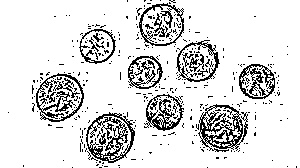
#> input picture Homework 1/Morphology/Source/coins1_adaptive_threshold.jpg, 300 x 168 px; its folder holds only this picture in this run
$ python 5_Morphology.py
#> lines starting #> are read from the running program, lines starting #| are printed output that depends on the picture
# ================================================================
# BINARY IMAGE MORPHOLOGICAL OPERATIONS
# ================================================================
#
# This program reads binary images from a folder and applies:
#
#   1. Erosion
#   2. Dilation
#   3. Opening
#   4. Closing
#   5. Morphological Gradient
#
# The original image and the five processed images are arranged
# into a labeled 2 x 3 comparison image.
#
# IMPORTANT:
# The source images are already binary, so this program does NOT
# convert them to grayscale or apply thresholding.
#
# ================================================================


import cv2
import numpy as np
from pathlib import Path


# ================================================================
# USER SETTINGS
# ================================================================

# Folder containing your binary source images.
#
# Change this to your actual folder location.

INPUT_FOLDER = Path(
    r"C:\Users\Gus\Dropbox\UND School\Fall 2026\ME 566\Homework 1\Morphology\Source"
)


# Folder where the comparison images will be saved.
#
# The program will create this folder if it does not already exist.

OUTPUT_FOLDER = Path(
    r"C:\Users\Gus\Dropbox\UND School\Fall 2026\ME 566\Homework 1\Morphology\Output"
)


# ------------------------------------------------
# MORPHOLOGICAL KERNEL SIZE
# ------------------------------------------------
#
# A 3 x 3 kernel means that each operation examines a
# 3-pixel by 3-pixel neighborhood.
#
# You can change this to:
#
#     (5, 5)
#
# if you want a stronger effect.

KERNEL_SIZE = (3, 3)


# Number of times each operation is performed.
#
# 1 is a good starting point.
# Increasing this makes erosion and dilation more aggressive.

ITERATIONS = 1


# Height of the white label above each image.

LABEL_HEIGHT = 65

# ================================================================
# FIND ALL SOURCE IMAGES
# ================================================================

VALID_EXTENSIONS = {
    ".jpg",
    ".jpeg",
    ".png",
    ".bmp",
    ".tif",
    ".tiff"
}


image_files = [
    file
    for file in INPUT_FOLDER.iterdir()
    if file.is_file()
    and file.suffix.lower() in VALID_EXTENSIONS
]


image_files.sort()


# ================================================================
# CREATE THE MORPHOLOGICAL KERNEL
# ================================================================
#
# The kernel is the small neighborhood that moves across the image
# while OpenCV performs the morphological operation.
#
# MORPH_RECT creates a rectangular kernel.
#
# A 3 x 3 kernel looks like:
#
#       1  1  1
#       1  1  1
#       1  1  1
#

kernel = cv2.getStructuringElement(
    cv2.MORPH_RECT,
    KERNEL_SIZE
)


# ================================================================
# FUNCTION FOR ADDING LABELS
# ================================================================

def add_label(image, title, description):
    """
    Add a white label area above an image.

    title:
        Name of the operation.

    description:
        Short explanation of what the operation does.
    """


    # If the image happens to be stored as a single-channel binary
    # image, convert it to 3 channels ONLY for creating the
    # comparison sheet.
    #
    # This is NOT a grayscale processing step.
    # It simply allows all images and labels to be stacked together.

    if len(image.shape) == 2:

        display_image = cv2.cvtColor(
            image,
            cv2.COLOR_GRAY2BGR
        )

    else:

        display_image = image.copy()


    # ------------------------------------------------------------
    # CREATE WHITE LABEL AREA
    # ------------------------------------------------------------

    label_area = np.full(
        (
            LABEL_HEIGHT,
            display_image.shape[1],
            3
        ),
        255,
        dtype=np.uint8
    )


    # ------------------------------------------------------------
    # WRITE OPERATION NAME
    # ------------------------------------------------------------

    cv2.putText(
        label_area,
        title,

        # Text position
        (10, 25),

        cv2.FONT_HERSHEY_SIMPLEX,

        # Font size
        0.65,

        # Black text
        (0, 0, 0),

        # Thickness
        2,

        cv2.LINE_AA
    )


    # ------------------------------------------------------------
    # WRITE SHORT DESCRIPTION
    # ------------------------------------------------------------

    cv2.putText(
        label_area,
        description,

        (10, 50),

        cv2.FONT_HERSHEY_SIMPLEX,

        0.45,

        (0, 0, 0),

        1,

        cv2.LINE_AA
    )


    # Put the label above the image.

    labeled_image = np.vstack(
        (
            label_area,
            display_image
        )
    )


    return labeled_image


# ================================================================
# PROCESS EVERY IMAGE
# ================================================================

for image_number, image_file in enumerate(
    image_files,
    start=1
):


    print(
        f"Processing {image_number} of {len(image_files)}: "
        f"{image_file.name}"
    )


    # ------------------------------------------------------------
    # LOAD THE ORIGINAL IMAGE
    # ------------------------------------------------------------
    #
    # We are NOT converting it to grayscale or thresholding it.

    original = cv2.imread(
        str(image_file)
    )
#> original is the input picture: shape (168, 300, 3); min 0, max 255, mean 220.2


    # If OpenCV cannot open the image, skip it.

    if original is None:

        print("Could not read image. Skipping.")
        continue


    # ============================================================
    # 1. EROSION
    # ============================================================
    #
    # Erosion SHRINKS white regions.
    #
    # It can:
    #
    #   - remove small white noise
    #   - thin white objects
    #   - enlarge black gaps
    #

    erosion = cv2.erode(
        original,
        kernel,
        iterations=ITERATIONS
    )


    # ============================================================
    # 2. DILATION
    # ============================================================
    #
    # Dilation EXPANDS white regions.
    #
    # It can:
    #
    #   - thicken white objects
    #   - connect nearby white regions
    #   - fill very small black gaps
    #

    dilation = cv2.dilate(
        original,
        kernel,
        iterations=ITERATIONS
    )


    # ============================================================
    # 3. OPENING
    # ============================================================
    #
    # Opening is:
    #
    #       Erosion followed by Dilation
    #
    # It is useful for removing small WHITE objects or white noise
    # while preserving larger objects.

    opening = cv2.morphologyEx(
        original,
        cv2.MORPH_OPEN,
        kernel,
        iterations=ITERATIONS
    )


    # ============================================================
    # 4. CLOSING
    # ============================================================
    #
    # Closing is:
    #
    #       Dilation followed by Erosion
    #
    # It is useful for:
    #
    #   - filling small BLACK holes
    #   - closing small gaps
    #   - connecting nearby white regions
    #

    closing = cv2.morphologyEx(
        original,
        cv2.MORPH_CLOSE,
        kernel,
        iterations=ITERATIONS
    )


    # ============================================================
    # 5. MORPHOLOGICAL GRADIENT
    # ============================================================
    #
    # The morphological gradient is approximately:
    #
    #       Dilation - Erosion
    #
    # This leaves the boundaries or outlines of objects.

    gradient = cv2.morphologyEx(
        original,
        cv2.MORPH_GRADIENT,
        kernel,
        iterations=ITERATIONS
    )
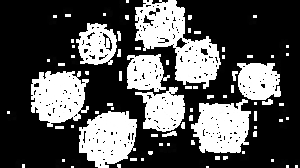
#> gradient: shape (168, 300, 3); min 0, max 255, mean 84.5


    # ============================================================
    # ADD LABELS
    # ================================================================

    original_labeled = add_label(
        original,
        "Original",
        "Unmodified binary image"
    )
#> in add_label, `cv2.putText( label_area, description,  (10, 50),  cv2.FONT_HERSHEY_SIM..`: label_area: shape (65, 300, 3); min 0, max 255, mean 239


    erosion_labeled = add_label(
        erosion,
        "Erosion",
        "Shrinks white regions"
    )
#> in add_label (call 2), `cv2.putText( label_area, description,  (10, 50),  cv2.FONT_HERSHEY_SIM..`: label_area: shape (65, 300, 3); min 0, max 255, mean 240.8


    dilation_labeled = add_label(
        dilation,
        "Dilation",
        "Expands white regions"
    )
#> in add_label (call 3), `cv2.putText( label_area, description,  (10, 50),  cv2.FONT_HERSHEY_SIM..`: label_area: shape (65, 300, 3); min 0, max 255, mean 239.9


    opening_labeled = add_label(
        opening,
        "Opening",
        "Removes small white objects"
    )
#> in add_label (call 4), `cv2.putText( label_area, description,  (10, 50),  cv2.FONT_HERSHEY_SIM..`: label_area: shape (65, 300, 3); min 0, max 255, mean 237.4


    closing_labeled = add_label(
        closing,
        "Closing",
        "Fills small black gaps"
    )
#> in add_label (call 5), `cv2.putText( label_area, description,  (10, 50),  cv2.FONT_HERSHEY_SIM..`:
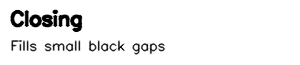
#> label_area: shape (65, 300, 3); min 0, max 255, mean 240.4


    gradient_labeled = add_label(
        gradient,
        "Morphological Gradient",
        "Highlights object boundaries"
    )
#> in add_label (call 6), `cv2.putText( label_area, description,  (10, 50),  cv2.FONT_HERSHEY_SIM..`:
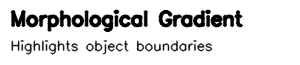
#> label_area: shape (65, 300, 3); min 0, max 255, mean 220.2
#> in add_label (call 6), `labeled_image = np.vstack( ( label_area, display_image ) )`:
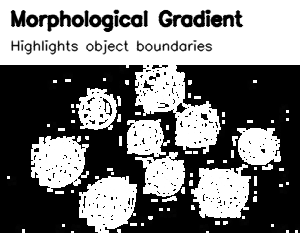
#> labeled_image: shape (233, 300, 3); min 0, max 255, mean 122.4


    # ============================================================
    # CREATE THE 2 x 3 COMPARISON
    # ============================================================
    #
    # First row:
    #
    #       Original | Erosion | Dilation
    #
    # Second row:
    #
    #       Opening | Closing | Gradient
    #

    row_1 = np.hstack(
        (
            original_labeled,
            erosion_labeled,
            dilation_labeled
        )
    )
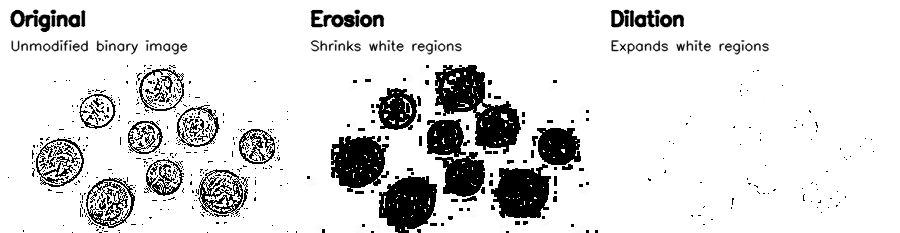
#> row_1: shape (233, 900, 3); min 0, max 255, mean 221.8


    row_2 = np.hstack(
        (
            opening_labeled,
            closing_labeled,
            gradient_labeled
        )
    )
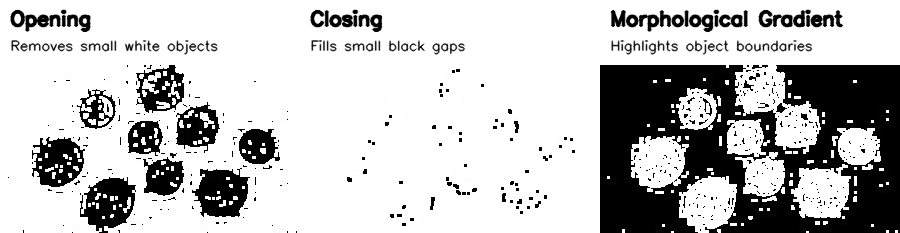
#> row_2: shape (233, 900, 3); min 0, max 255, mean 192.5


    # Stack the two rows vertically.

    comparison = np.vstack(
        (
            row_1,
            row_2
        )
    )
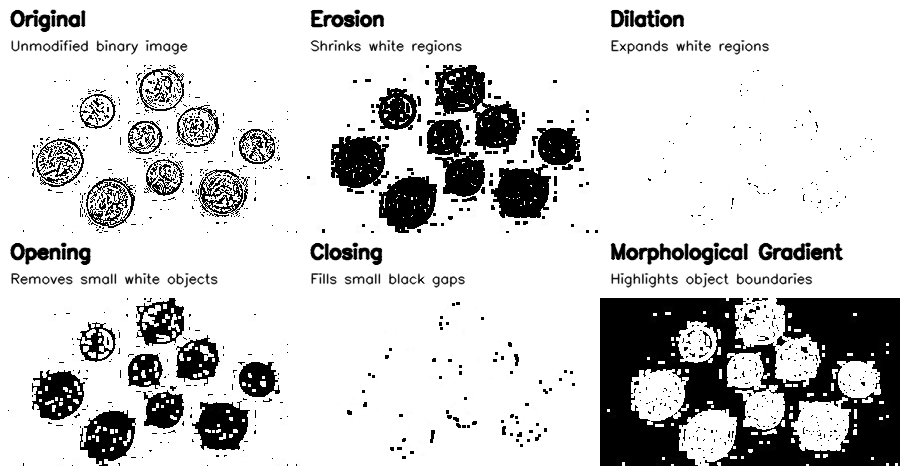
#> comparison: shape (466, 900, 3); min 0, max 255, mean 207.1


    # ============================================================
    # SAVE THE COMPARISON IMAGE
    # ================================================================

    output_filename = (
        image_file.stem
        + "_morphology_comparison.jpg"
    )


    output_path = (
        OUTPUT_FOLDER
        / output_filename
    )


    saved = cv2.imwrite(
        str(output_path),
        comparison
    )


    if saved:

        print(
            f"Saved: {output_path}"
        )

    else:

        print(
            "ERROR: Could not save comparison image."
        )


# ================================================================
# FINISHED
# ================================================================

print()
print("Finished.")
print()

print("Results saved in:")
print(OUTPUT_FOLDER)

$ run again, on Homework 1/Morphology/Source/screws_simple_threshold.jpg
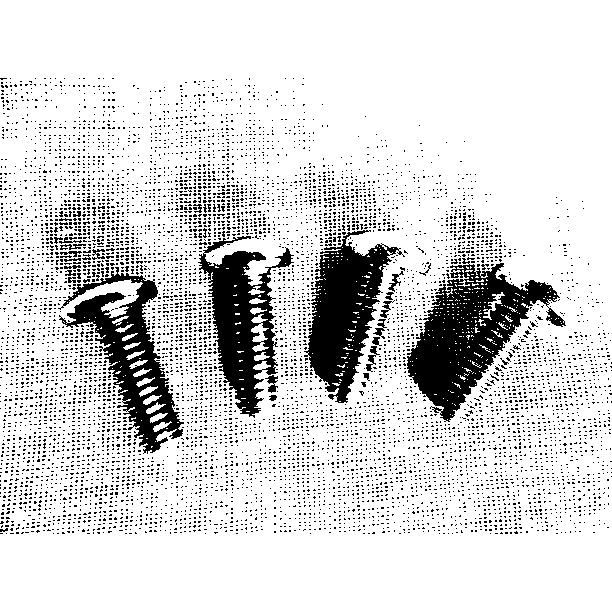
#> input picture Homework 1/Morphology/Source/screws_simple_threshold.jpg, 612 x 612 px
#> original is the input picture: shape (612, 612, 3); min 0, max 255, mean 216.3
#> in add_label (call 6), `cv2.putText( label_area, description,  (10, 50),  cv2.FONT_HERSHEY_SIM..`:
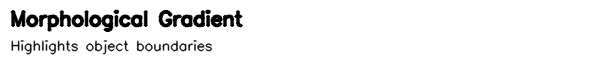
#> label_area: shape (65, 612, 3); min 0, max 255, mean 237.9
#> `comparison = np.vstack( ( row_1, row_2 ) )`:
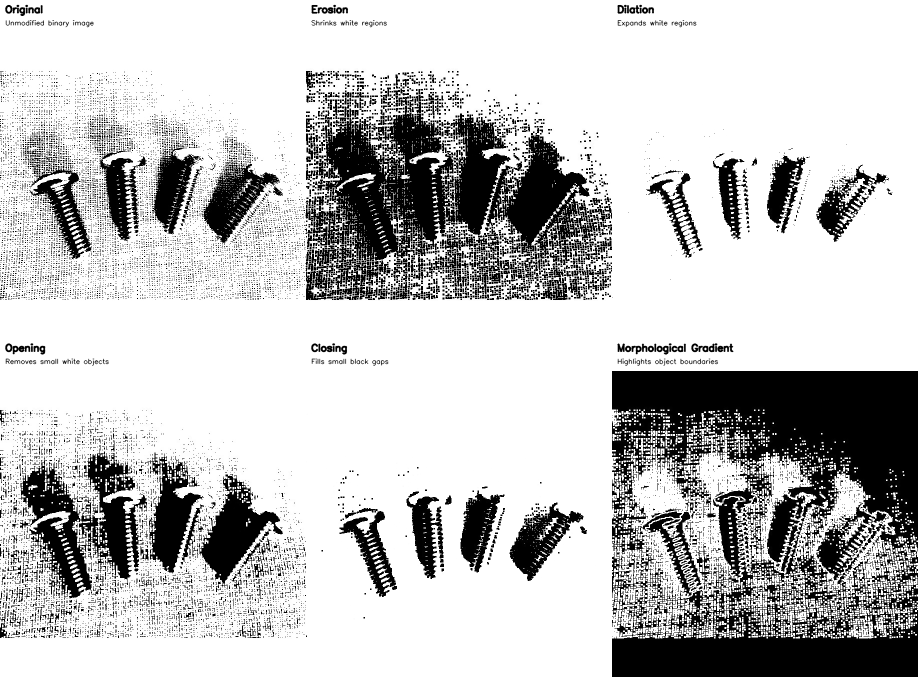
#> comparison: shape (1354, 1836, 3) (shown at 1/2 size); min 0, max 255, mean 193.9

$ run again, on Homework 1/Morphology/Source/coins1_simple_threshold.jpg
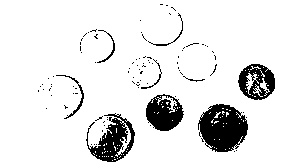
#> input picture Homework 1/Morphology/Source/coins1_simple_threshold.jpg, 300 x 168 px
#> original is the input picture: shape (168, 300, 3); min 0, max 255, mean 229.2
#> `row_2 = np.hstack( ( opening_labeled, closing_labeled, gradient_labele..`:
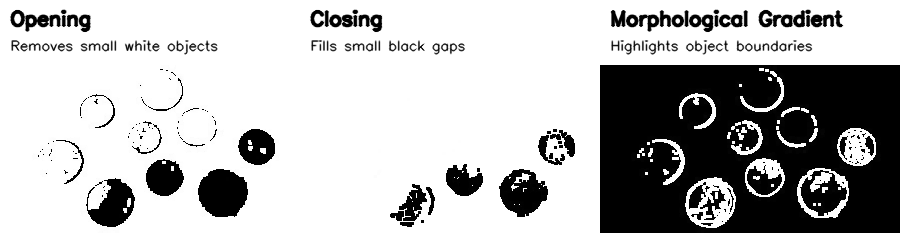
#> row_2: shape (233, 900, 3); min 0, max 255, mean 183.1
#> `comparison = np.vstack( ( row_1, row_2 ) )`:
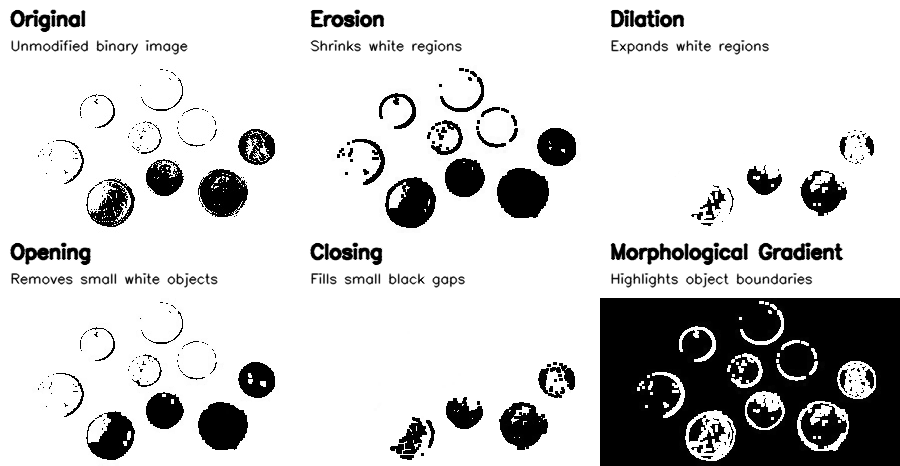
#> comparison: shape (466, 900, 3); min 0, max 255, mean 207.4

$ run again, on Homework 1/Morphology/Source/coins2_adaptive_threshold.jpg
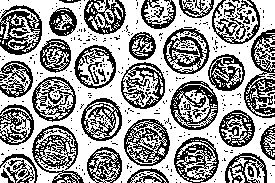
#> input picture Homework 1/Morphology/Source/coins2_adaptive_threshold.jpg, 275 x 183 px
#> original is the input picture: shape (183, 275, 3); min 0, max 255, mean 153.7
#> `comparison = np.vstack( ( row_1, row_2 ) )`:
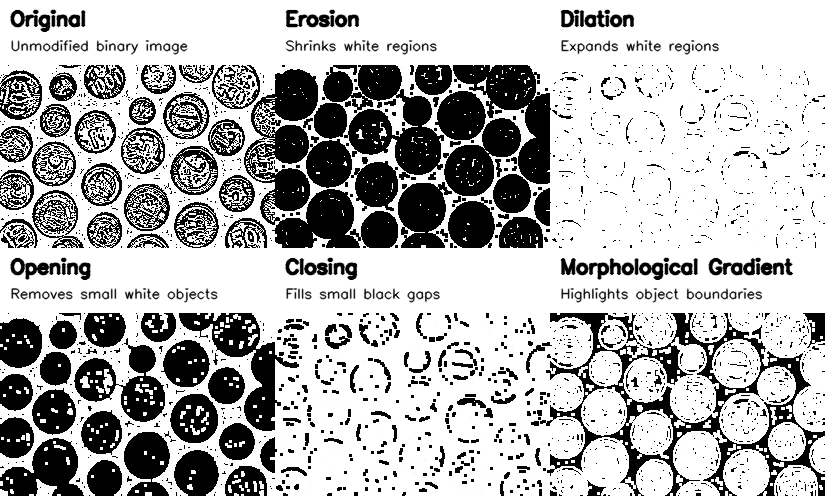
#> comparison: shape (496, 825, 3); min 0, max 255, mean 180.1
